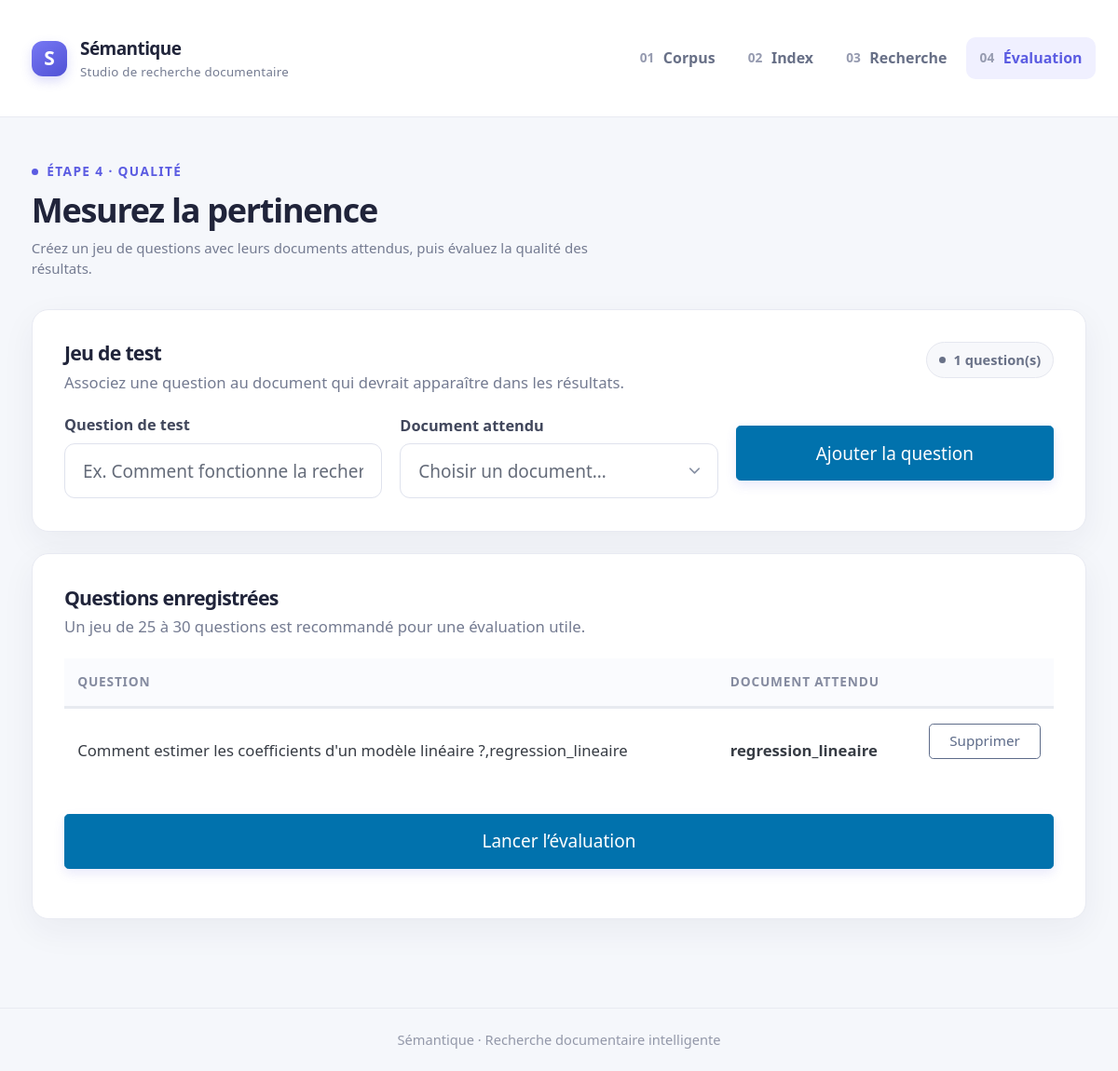
The app's page /evaluation/ with its own data.
### moteur/models.py (models this page shows, shortened)
class EvalQuestion(models.Model):
    question = models.CharField(max_length=500)
    expected = models.ForeignKey(Document, on_delete=models.CASCADE, related_name="questions")
    class Meta:
        ordering = ["id"]

class Document(models.Model):
    title = models.CharField(max_length=200)
    text = models.TextField()
    embedding = models.BinaryField(null=True, blank=True)  # float32 normalisé
    embed_model = models.CharField(max_length=100, blank=True)
    created = models.DateTimeField(auto_now_add=True)
    class Meta:
        ordering = ["id"]

### moteur/views.py (the view)
# urls.py: path("evaluation/", views.evaluation, name="evaluation"),
def evaluation(request):
    if request.method == "POST" and "question" in request.POST:
        q = request.POST["question"].strip()
        if q and request.POST.get("expected"):
            EvalQuestion.objects.create(question=q, expected_id=request.POST["expected"])
        return redirect("evaluation")
    ctx = {"docs": Document.objects.all(), "questions": EvalQuestion.objects.select_related("expected")}
    if request.method == "POST" and "run" in request.POST:
        try:
            rows, metrics = services.evaluate()
            ctx.update(rows=rows, metrics=metrics, errors=[r for r in rows if r["rank"] > 1])
        except Exception as e:
            messages.error(request, str(e))
    return render(request, "moteur/evaluation.html", ctx)

### moteur/templates/moteur/evaluation.html (shortened to what this page needs)
{% extends "moteur/base.html" %}
{% block content %}
<section class="page-heading">
  <div class="eyebrow"><span class="eyebrow-dot"></span> Étape 4 · Qualité</div>
  <h1>Mesurez la pertinence</h1>
  <p>Créez un jeu de questions avec leurs documents attendus, puis évaluez la qualité des résultats.</p>
</section>
<section class="card panel">
  <div class="panel-title">
    <div><h2>Jeu de test</h2><p>Associez une question au document qui devrait apparaître dans les résultats.</p></div>
    <span class="status status-neutral">{{ questions|length }} question(s)</span>
  </div>
  <form method="post" class="grid question-form">
    <div><label for="test-question">Question de test</label><input id="test-question" name="question" placeholder="Ex. Comment fonctionne la recherche sémantique ?" required></div>
    <div>
      <label for="expected-document">Document attendu</label>
      <select id="expected-document" name="expected" required>
        <option value="">Choisir un document…</option>
      </select>
    </div>
    <button type="submit" {% if not docs %}disabled{% endif %}>Ajouter la question</button>
  </form>
</section>
<section class="card panel section-gap">
  <div class="panel-title">
    <div><h2>Questions enregistrées</h2><p>Un jeu de 25 à 30 questions est recommandé pour une évaluation utile.</p></div>
  </div>
  <div class="table-wrap">
    <table>
      <thead><tr><th>Question</th><th>Document attendu</th><th><span class="sr-only">Actions</span></th></tr></thead>
      <tbody>
        {% for q in questions %}
        <tr>
          <td>{{ q.question }}</td>
          <td><strong>{{ q.expected.title }}</strong></td>
          <td><form method="post" action="{% url 'delete_question' q.id %}" onsubmit="return confirm('Supprimer cette question du jeu de test ?');">{% csrf_token %}<button type="submit" class="secondary outline button-small" aria-label="Supprimer la question {{ q.question }}">Supprimer</button></form></td>
        </tr>
        {% empty %}
        <tr><td colspan="3"><div class="empty-state"><span class="empty-icon" aria-hidden="true">?</span><h3>Aucune question pour le moment</h3><p>Ajoutez des questions pour pouvoir lancer l’évaluation.</p></div></td></tr>
        {% endfor %}
      </tbody>
    </table>
  </div>
  <form method="post" class="section-gap">
    <button type="submit" name="run" value="1" {% if not questions %}disabled{% endif %}>Lancer l’évaluation</button>
  </form>
</section>
{% endblock %}

### moteur/templates/moteur/base.html (style rules this page uses)
:root { --primary: #5b5ce2; --primary-hover: #4849c7; --primary-focus: rgba(91, 92, 226, .2); --ink: #20243a; --muted: #747b91; --line: #e8eaf2; --surface: #fff; --canvas: #f5f7fb; --success: #168566; --danger: #c64c61; --radius: 18px; --box-shadow: 0 12px 36px rgba(35, 43, 78, .055); }
html { background: var(--canvas); scroll-behavior: smooth; }
body { color: var(--ink); background: var(--canvas); font-size: 15px; }
.page-heading { margin-bottom: 1.7rem; }
.eyebrow { display: flex; align-items: center; gap: .5rem; margin-bottom: .6rem; color: var(--primary); font-size: .72rem; font-weight: 750; letter-spacing: .1em; text-transform: uppercase; }
.eyebrow-dot { width: 7px; height: 7px; border-radius: 50%; background: currentColor; }
h1, h2, h3, h4 { color: var(--ink); letter-spacing: -.035em; }
.page-heading h1 { margin-bottom: .45rem; font-size: clamp(1.75rem, 3vw, 2.25rem); }
.page-heading p { max-width: 660px; margin: 0; color: var(--muted); }
.card, article { border: 1px solid var(--line); border-radius: var(--radius); background: var(--surface); box-shadow: var(--box-shadow); }
.panel { padding: clamp(1.15rem, 3vw, 1.8rem); }
.panel + .panel, .section-gap { margin-top: 1.25rem; }
.panel-title { display: flex; align-items: flex-start; justify-content: space-between; gap: 1rem; margin-bottom: 1.15rem; }
.panel-title h2, .panel-title h3 { margin: 0; font-size: 1.12rem; }
.panel-title p { margin: .3rem 0 0; color: var(--muted); font-size: .88rem; }
label { color: #41475c; font-size: .86rem; font-weight: 650; }
input:not([type=checkbox]):not([type=file]), select, textarea { min-height: 47px; border: 1px solid #dfe2ed; border-radius: 11px; background: #fff; box-shadow: none; }
button, [role=button] { min-height: 43px; border-radius: 11px; font-weight: 650; }
button:not(.outline), [role=button]:not(.outline) { box-shadow: 0 5px 12px rgba(91,92,226,.13); }
.button-small { min-height: 34px; padding: .35rem .65rem; font-size: .8rem; }
.status { display: inline-flex; align-items: center; gap: .45rem; padding: .38rem .68rem; border: 1px solid transparent; border-radius: 999px; font-size: .77rem; font-weight: 700; white-space: nowrap; }
.status::before { width: 7px; height: 7px; border-radius: 50%; background: currentColor; content: ""; }
.status-neutral { color: #697187; border-color: #e5e7ef; background: #f7f8fb; }
table { margin: 0; font-size: .88rem; }
thead th { padding: .8rem .75rem; color: #858ba0; background: #fafbfe; font-size: .72rem; letter-spacing: .06em; text-transform: uppercase; }
tbody td { padding: .85rem .75rem; border-bottom: 1px solid #eff0f5; vertical-align: middle; }
tbody tr:last-child td { border-bottom: 0; }
.table-wrap { overflow-x: auto; }
.grid { gap: 1rem; }
.question-form { align-items: end; }
.question-form input, .question-form select { margin-bottom: 0; }

### records on screen
EvalQuestion: question "Comment estimer les coefficients d'un modèle linéaire ?,regression_lineaire", expected "regression_lineaire"

### other values on screen
{{ questions|length }} "1"
